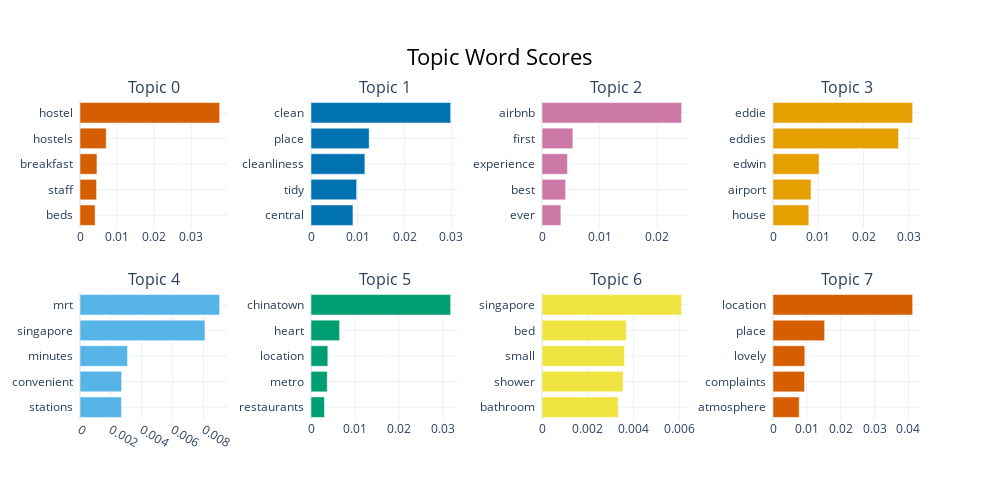

The notebook cell this image was saved under:
### Code cell
print("Singapore Positive BERT topics - MaximalMarginalRelevance: ")
display(sgPosMMR.get_topic_info().head())
sgPosMMR.visualize_barchart()

### Figure 1 — Plotly figure (JSON) as saved in the notebook; plotly's stock layout.template omitted (floating-point values rounded to 4 significant figures)
{"data": [{"marker": {"color": "#D55E00"}, "orientation": "h", "type": "bar", "x": [0.004075, 0.004464, 0.004573, 0.007078, 0.03767], "xaxis": "x", "y": ["beds  ", "staff  ", "breakfast  ", "hostels  ", "hostel  "], "yaxis": "y"}, {"marker": {"color": "#0072B2"}, "orientation": "h", "type": "bar", "x": [0.008965, 0.009746, 0.01151, 0.01243, 0.02984], "xaxis": "x2", "y": ["central  ", "tidy  ", "cleanliness  ", "place  ", "clean  "], "yaxis": "y2"}, {"marker": {"color": "#CC79A7"}, "orientation": "h", "type": "bar", "x": [0.003275, 0.004095, 0.004412, 0.005352, 0.02422], "xaxis": "x3", "y": ["ever  ", "best  ", "experience  ", "first  ", "airbnb  "], "yaxis": "y3"}, {"marker": {"color": "#E69F00"}, "orientation": "h", "type": "bar", "x": [0.007909, 0.008406, 0.01018, 0.02773, 0.03085], "xaxis": "x4", "y": ["house  ", "airport  ", "edwin  ", "eddies  ", "eddie  "], "yaxis": "y4"}, {"marker": {"color": "#56B4E9"}, "orientation": "h", "type": "bar", "x": [0.00269, 0.002697, 0.003078, 0.008092, 0.009046], "xaxis": "x5", "y": ["stations  ", "convenient  ", "minutes  ", "singapore  ", "mrt  "], "yaxis": "y5"}, {"marker": {"color": "#009E73"}, "orientation": "h", "type": "bar", "x": [0.003053, 0.003694, 0.003832, 0.006506, 0.03177], "xaxis": "x6", "y": ["restaurants  ", "metro  ", "location  ", "heart  ", "chinatown  "], "yaxis": "y6"}, {"marker": {"color": "#F0E442"}, "orientation": "h", "type": "bar", "x": [0.003335, 0.00355, 0.003603, 0.00369, 0.006107], "xaxis": "x7", "y": ["bathroom  ", "shower  ", "small  ", "bed  ", "singapore  "], "yaxis": "y7"}, {"marker": {"color": "#D55E00"}, "orientation": "h", "type": "bar", "x": [0.007746, 0.009321, 0.009404, 0.01525, 0.04124], "xaxis": "x8", "y": ["atmosphere  ", "complaints  ", "lovely  ", "place  ", "location  "], "yaxis": "y8"}], "layout": {"annotations": [{"font": {"size": 16}, "showarrow": false, "text": "Topic 0", "x": 0.0875, "xanchor": "center", "xref": "paper", "y": 1, "yanchor": "bottom", "yref": "paper"}, {"font": {"size": 16}, "showarrow": false, "text": "Topic 1", "x": 0.3625, "xanchor": "center", "xref": "paper", "y": 1, "yanchor": "bottom", "yref": "paper"}, {"font": {"size": 16}, "showarrow": false, "text": "Topic 2", "x": 0.6375, "xanchor": "center", "xref": "paper", "y": 1, "yanchor": "bottom", "yref": "paper"}, {"font": {"size": 16}, "showarrow": false, "text": "Topic 3", "x": 0.9125, "xanchor": "center", "xref": "paper", "y": 1, "yanchor": "bottom", "yref": "paper"}, {"font": {"size": 16}, "showarrow": false, "text": "Topic 4", "x": 0.0875, "xanchor": "center", "xref": "paper", "y": 0.4, "yanchor": "bottom", "yref": "paper"}, {"font": {"size": 16}, "showarrow": false, "text": "Topic 5", "x": 0.3625, "xanchor": "center", "xref": "paper", "y": 0.4, "yanchor": "bottom", "yref": "paper"}, {"font": {"size": 16}, "showarrow": false, "text": "Topic 6", "x": 0.6375, "xanchor": "center", "xref": "paper", "y": 0.4, "yanchor": "bottom", "yref": "paper"}, {"font": {"size": 16}, "showarrow": false, "text": "Topic 7", "x": 0.9125, "xanchor": "center", "xref": "paper", "y": 0.4, "yanchor": "bottom", "yref": "paper"}], "height": 500, "hoverlabel": {"bgcolor": "white", "font": {"family": "Rockwell", "size": 16}}, "showlegend": false, "title": {"font": {"color": "Black", "size": 22}, "text": "Topic Word Scores", "x": 0.5, "xanchor": "center", "yanchor": "top"}, "width": 1000, "xaxis": {"anchor": "y", "domain": [0, 0.175], "showgrid": true}, "xaxis2": {"anchor": "y2", "domain": [0.275, 0.45], "showgrid": true}, "xaxis3": {"anchor": "y3", "domain": [0.55, 0.725], "showgrid": true}, "xaxis4": {"anchor": "y4", "domain": [0.825, 1], "showgrid": true}, "xaxis5": {"anchor": "y5", "domain": [0, 0.175], "showgrid": true}, "xaxis6": {"anchor": "y6", "domain": [0.275, 0.45], "showgrid": true}, "xaxis7": {"anchor": "y7", "domain": [0.55, 0.725], "showgrid": true}, "xaxis8": {"anchor": "y8", "domain": [0.825, 1], "showgrid": true}, "yaxis": {"anchor": "x", "domain": [0.6, 1], "showgrid": true}, "yaxis2": {"anchor": "x2", "domain": [0.6, 1], "showgrid": true}, "yaxis3": {"anchor": "x3", "domain": [0.6, 1], "showgrid": true}, "yaxis4": {"anchor": "x4", "domain": [0.6, 1], "showgrid": true}, "yaxis5": {"anchor": "x5", "domain": [0, 0.4], "showgrid": true}, "yaxis6": {"anchor": "x6", "domain": [0, 0.4], "showgrid": true}, "yaxis7": {"anchor": "x7", "domain": [0, 0.4], "showgrid": true}, "yaxis8": {"anchor": "x8", "domain": [0, 0.4], "showgrid": true}}}
